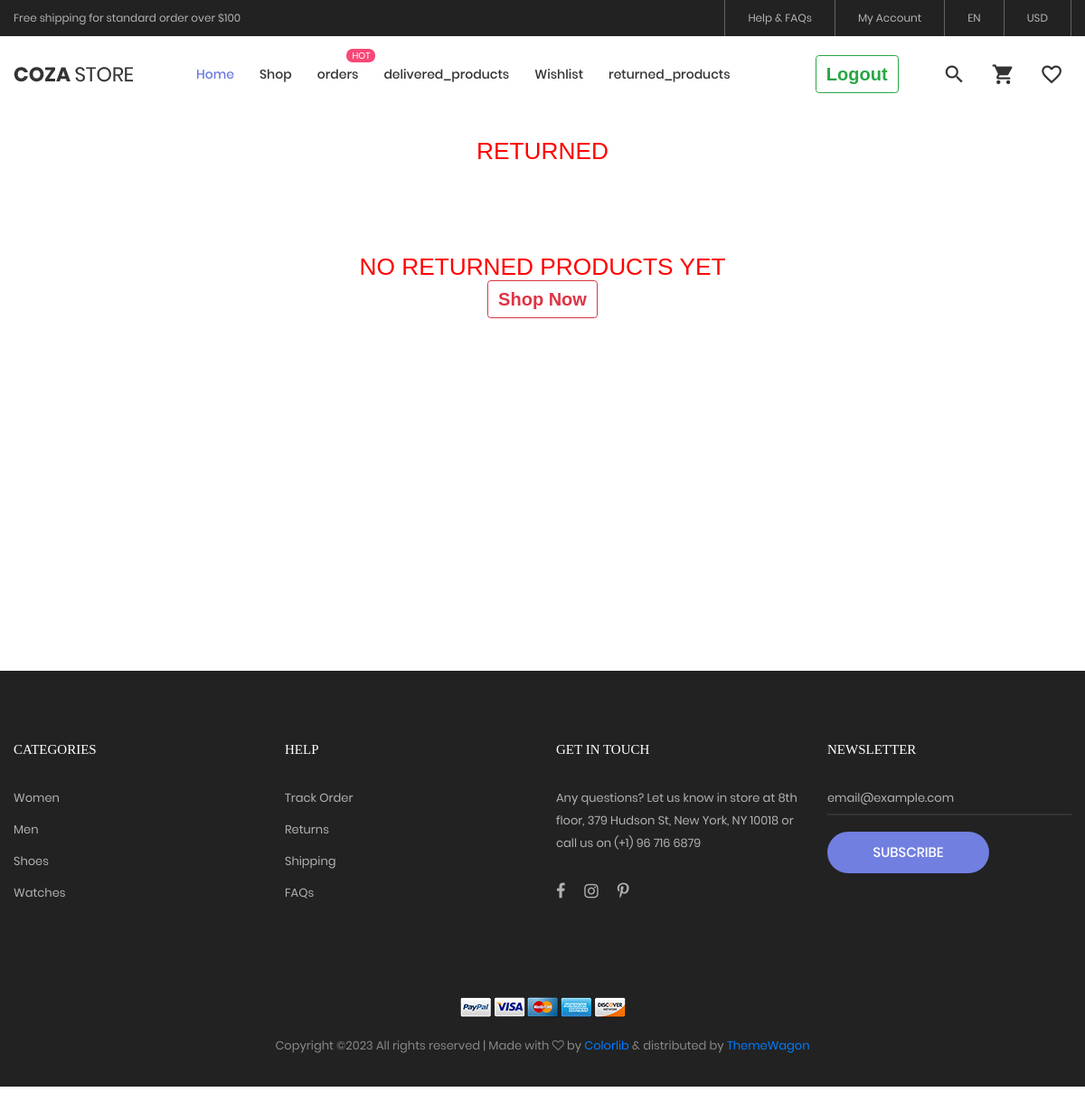
Page /ret/ (signed in) on the earlier database version.
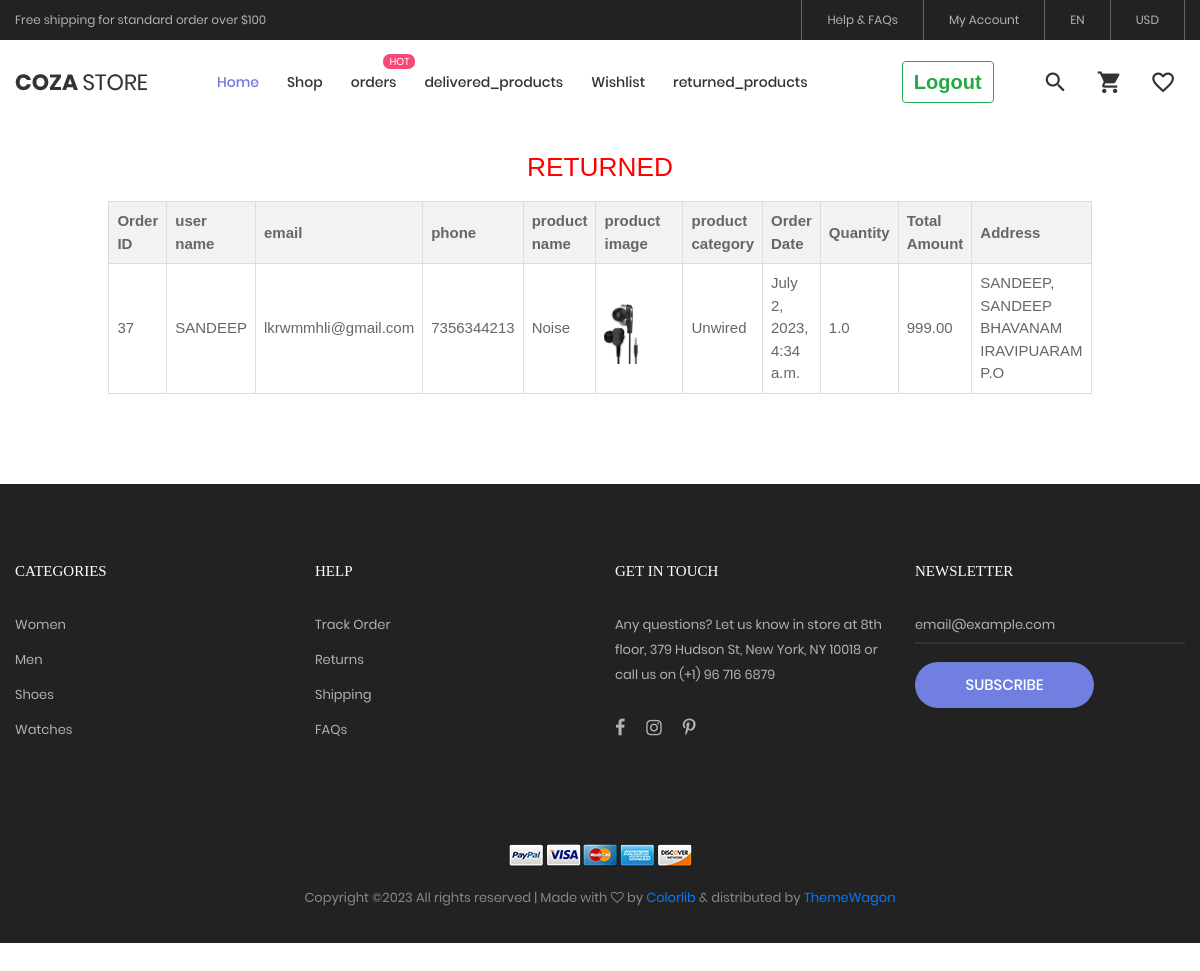
Same page on the later database version.
### MOBILE/models.py (models this page shows, shortened)
class Order(models.Model):
    STATUS = (
        ('Pending','Pending'),
        ('Confirmed','Confirmed'),
        ('Shipped','Shipped'),
        ('Out_for_delivery','Out_for_delivery'),
        ('Delivered','Delivered'),
        ('Cancelled','Cancelled'),
        ('Returned','Returned')
    )
    user_id = models.ForeignKey(Uuser, on_delete=models.CASCADE)
    address = models.ForeignKey(Address, on_delete=models.CASCADE)
    varient_Key   =   models.ForeignKey(Varient, on_delete=models.CASCADE, null=True)
    order_date = models.DateTimeField(auto_now_add=True)
    total_amount = models.DecimalField(max_digits=10, decimal_places=2)
    total_quantity= models.DecimalField(max_digits=10, decimal_places=1,null=True)
    status      =   models.CharField(max_length=30, choices=STATUS, default='Confirmed')
    is_cancelled = models.BooleanField(default=False)
    is_returned = models.BooleanField(default=False)
    payment_method=models.CharField(max_length=255,null=True)

class Uuser(models.Model):
    id=models.AutoField(primary_key=True)
    name=models.CharField(max_length=255)
    email=models.CharField(max_length=255)
    password=models.CharField(max_length=255)
    repassword=models.CharField(max_length=255)
    phone_number=models.PositiveBigIntegerField(null=False, blank=False, default=1)
    blocked = models.BooleanField(default=False)

class Varient(models.Model):
    varient_name=models.CharField(max_length=100)
    product_key= models.ForeignKey(Product,on_delete=models.CASCADE)
    quantity= models.IntegerField()
    price = models.PositiveIntegerField(null=True)
    catogery_offer_price=models.PositiveIntegerField(null=True)
    image = models.ImageField(upload_to='product_images/', null=True)
    image1 = models.ImageField(upload_to='product_images/', null=True)
    image2 = models.ImageField(upload_to='product_images/', null=True)

class Product(models.Model):
    product_id=models.AutoField(primary_key=True)
    name = models.CharField(max_length=100)
    description = models.TextField()
    catogery=models.ForeignKey(category, on_delete=models.CASCADE)

class category(models.Model):
    name = models.CharField(max_length=100)
    descrition =  models.CharField(max_length=100)
    catewise_dicount_price=models.PositiveIntegerField(blank=True,null=True)
    def __str__(self) :
        return self.name

class Address(models.Model):
     user_id   =   models.ForeignKey(Uuser,on_delete=models.CASCADE, null=True)
     address_line=models.CharField(max_length=255)
     state=models.CharField(max_length=255)
     district=models.CharField(max_length=255)
     city=models.CharField(max_length=255)

### MOBILE/views.py (the view)
# urls.py: path('ret/', views.returned_products, name='ret'),
@never_cache
def returned_products(request):
    if "password" in request.session:
                 return redirect('admin_home')
    if 'name' in request.session:
       retn = Order.objects.filter(status='Returned')
       for i in retn:
        print(i.id)
       return render(request, 'returned_pro.html', {'retn':retn})
    else:
        return redirect("loginn")

### MOBILE/templates/returned_pro.html (shortened to what this page needs)
{% load static %}
<!DOCTYPE html>
<html lang="en">
<head>
	<link rel="stylesheet" type="text/css" href="{% static 'assets/vendor/bootstrap/css/bootstrap.min.css' %}">
	<link rel="stylesheet" type="text/css" href="{% static 'assets/fonts/font-awesome-4.7.0/css/font-awesome.min.css' %}">
	<link rel="stylesheet" type="text/css" href="{% static 'assets/fonts/iconic/css/material-design-iconic-font.min.css' %}">
	<link rel="stylesheet" type="text/css" href="{% static 'assets/fonts/linearicons-v1.0.0/icon-font.min.css' %}">
	<link rel="stylesheet" type="text/css" href="{% static 'assets/vendor/animate/animate.css' %}">
	<link rel="stylesheet" type="text/css" href="{% static 'assets/vendor/css-hamburgers/hamburgers.min.css' %}">
	<link rel="stylesheet" type="text/css" href="{% static 'assets/vendor/animsition/css/animsition.min.css' %}">
	<link rel="stylesheet" type="text/css" href="{% static 'assets/vendor/select2/select2.min.css' %}">
	<link rel="stylesheet" type="text/css" href="{% static 'assets/vendor/daterangepicker/daterangepicker.css' %}">
	<link rel="stylesheet" type="text/css" href="{% static 'assets/vendor/slick/slick.css' %}">
	<link rel="stylesheet" type="text/css" href="{% static 'assets/vendor/MagnificPopup/magnific-popup.css' %}">
	<link rel="stylesheet" type="text/css" href="{% static 'assets/vendor/perfect-scrollbar/perfect-scrollbar.css' %}">
	<link rel="stylesheet" type="text/css" href="{% static 'assets/css/util.css' %}">
	<link rel="stylesheet" type="text/css" href="{% static 'assets/css/main.css' %}">
</head>
<body class="animsition">
	<header>
		<div class="container-menu-desktop">
			<div class="top-bar">
				<div class="content-topbar flex-sb-m h-full container">
					<div class="left-top-bar">
						Free shipping for standard order over $100
					</div>
					<div class="right-top-bar flex-w h-full">
						<a href="#" class="flex-c-m trans-04 p-lr-25">
							Help & FAQs
						</a>
						<a href="#" class="flex-c-m trans-04 p-lr-25">
							My Account
						</a>
						<a href="#" class="flex-c-m trans-04 p-lr-25">
							EN
						</a>
						<a href="#" class="flex-c-m trans-04 p-lr-25">
							USD
						</a>
					</div>
				</div>
			</div>
			<div class="wrap-menu-desktop">
				<nav class="limiter-menu-desktop container">
					<a href="#" class="logo">
						<img src="../static/assets/images/icons/logo-01.png" alt="IMG-LOGO">
					</a>
					<div class="menu-desktop">
						<ul class="main-menu">
							<li class="active-menu">
								<a href="{% url 'home'%}">Home</a>
							</li>
							<li>
								<a href="{% url 'shop'%}">Shop</a>
							</li>
							<li class="label1" data-label1="hot">
								<a href="{% url 'orders'%}">orders</a>
							</li>
							<li>
								<a href="{% url 'deli'%}">delivered_products</a>
							</li>
							<li>
								<a href="{% url 'wish'%}">Wishlist</a>
							</li>
							<li>
								<a href="{% url 'ret'%}">returned_products</a>
							</li>
						</ul>
                        <li class="nav-item">
                            <a class="btn btn-outline-success" href="/user_logout" style="margin-left: 80px; font-weight: bold; font-size: 20px;" >Logout</a>
                        </li>
					</div>
					<div class="wrap-icon-header flex-w flex-r-m">
						<div class="icon-header-item cl2 hov-cl1 trans-04 p-l-22 p-r-11 js-show-modal-search">
							<i class="zmdi zmdi-search"></i>
						</div>
						<div class="icon-header-item cl2 hov-cl1 trans-04 p-l-22 p-r-11  js-show-cart" >
							<i class="zmdi zmdi-shopping-cart"></i>
						</div>
						<a href="#" class="dis-block icon-header-item cl2 hov-cl1 trans-04 p-l-22 p-r-11 ">
							<i class="zmdi zmdi-favorite-outline"></i>
						</a>
					</div>
				</nav>
			</div>
		</div>
	</header>
  <br>
  <br>
  <br>
  <br>
  <br>
  <h3 style="color: red;display: flex; justify-content: center;">RETURNED</h3>
  {% if not retn %}
  <h3 style="color:red; text-align:center; margin-top:100px;">NO RETURNED PRODUCTS YET</h3>
  <div class="container" style="justify-content:center; text-align:center;">
	  <div class="center">
		  <a class="nav-item">
			  <a class="btn btn-outline-danger" href="/shop" style="font-weight:bold; font-size:20px; margin-bottom:300px;">Shop Now</a>
		  </a>
	  </div>
  </div>
{% else %}
    {% if retn %}
	<div class="table-container" style="padding-top: 20px; width: 100%; display: flex; justify-content: center;">
    <table style="width: 100%;">
      <thead>
        <tr>
          <th>Order ID</th>
          <th>user name</th>
          <th>email</th>
          <th>phone</th>
          <th>product name</th>
          <th>product image</th>
          <th>product category</th>
          <th>Order Date</th>
          <th>Quantity</th>
          <th>Total Amount</th>
          <th>Address</th>
        </tr>
      </thead>
      <tbody>
        {% for order in retn %}
        <tr>
          <td>{{ order.id }}</td>
          <td>{{ order.user_id.name }}</td>
          <td>{{ order.user_id.email }}</td>
          <td>{{ order.user_id.phone_number }}</td>
          <td>{{ order.varient_Key.product_key.name }}</td>
          <td><div class="how-itemcart1" style="height: 50px; width: 50px;"><img src="{{ order.varient_Key.image.url }}" alt="Product Image"></div></td>
          <td>{{ order.varient_Key.product_key.catogery }}</td>
          <td>{{ order.order_date }}</td>
          <td>{{ order.total_quantity }}</td>
          <td>{{ order.total_amount }}</td>
          <td>{{ order.address.address_line }}, {{ order.address.state }}</td>
        </tr>
      </tbody>
    </table>
	{% endfor %}
    {% endif %}
	{%endif%}
  </div>
    <br>
    <br>
    <br>
    <br>
	<footer class="bg3 p-t-75 p-b-32">
		<div class="container">
			<div class="row">
				<div class="col-sm-6 col-lg-3 p-b-50">
					<h4 class="stext-301 cl0 p-b-30">
						Categories
					</h4>
					<ul>
						<li class="p-b-10">
							<a href="#" class="stext-107 cl7 hov-cl1 trans-04">
								Women
							</a>
						</li>
						<li class="p-b-10">
							<a href="#" class="stext-107 cl7 hov-cl1 trans-04">
								Men
							</a>
						</li>
						<li class="p-b-10">
							<a href="#" class="stext-107 cl7 hov-cl1 trans-04">
								Shoes
							</a>
						</li>
						<li class="p-b-10">
							<a href="#" class="stext-107 cl7 hov-cl1 trans-04">
								Watches
							</a>
						</li>
					</ul>
				</div>
				<div class="col-sm-6 col-lg-3 p-b-50">
					<h4 class="stext-301 cl0 p-b-30">
						Help
					</h4>
					<ul>
						<li class="p-b-10">
							<a href="#" class="stext-107 cl7 hov-cl1 trans-04">
								Track Order
							</a>
						</li>
						<li class="p-b-10">
							<a href="#" class="stext-107 cl7 hov-cl1 trans-04">
								Returns
							</a>
						</li>
						<li class="p-b-10">
							<a href="#" class="stext-107 cl7 hov-cl1 trans-04">
								Shipping
							</a>
						</li>
						<li class="p-b-10">
							<a href="#" class="stext-107 cl7 hov-cl1 trans-04">
								FAQs
							</a>
						</li>
					</ul>
				</div>
				<div class="col-sm-6 col-lg-3 p-b-50">
					<h4 class="stext-301 cl0 p-b-30">
						GET IN TOUCH
					</h4>
					<p class="stext-107 cl7 size-201">
						Any questions? Let us know in store at 8th floor, 379 Hudson St, New York, NY 10018 or call us on (+1) 96 716 6879
					</p>
					<div class="p-t-27">
						<a href="#" class="fs-18 cl7 hov-cl1 trans-04 m-r-16">
							<i class="fa fa-facebook"></i>
						</a>
						<a href="#" class="fs-18 cl7 hov-cl1 trans-04 m-r-16">
							<i class="fa fa-instagram"></i>
						</a>
						<a href="#" class="fs-18 cl7 hov-cl1 trans-04 m-r-16">
							<i class="fa fa-pinterest-p"></i>
						</a>
					</div>
				</div>
				<div class="col-sm-6 col-lg-3 p-b-50">
					<h4 class="stext-301 cl0 p-b-30">
						Newsletter
					</h4>
					<form>
						<div class="wrap-input1 w-full p-b-4">
							<input class="input1 bg-none plh1 stext-107 cl7" type="text" name="email" placeholder="email@example.com">
						</div>
						<div class="p-t-18">
							<button class="flex-c-m stext-101 cl0 size-103 bg1 bor1 hov-btn2 p-lr-15 trans-04">
								Subscribe
							</button>
						</div>
					</form>
				</div>
			</div>
			<div class="p-t-40">
				<div class="flex-c-m flex-w p-b-18">
					<a href="#" class="m-all-1">
						<img src="images/icons/icon-pay-01.png" alt="ICON-PAY">
					</a>
					<a href="#" class="m-all-1">
						<img src="images/icons/icon-pay-02.png" alt="ICON-PAY">
					</a>
					<a href="#" class="m-all-1">
						<img src="images/icons/icon-pay-03.png" alt="ICON-PAY">
					</a>
					<a href="#" class="m-all-1">
						<img src="images/icons/icon-pay-04.png" alt="ICON-PAY">
					</a>
					<a href="#" class="m-all-1">
						<img src="images/icons/icon-pay-05.png" alt="ICON-PAY">
					</a>
				</div>
				<p class="stext-107 cl6 txt-center">
Copyright &copy;<script>document.write(new Date().getFullYear());</script> All rights reserved | Made with <i class="fa fa-heart-o" aria-hidden="true"></i> by <a href="https://colorlib.com" target="_blank">Colorlib</a> &amp; distributed by <a href="https://themewagon.com" target="_blank">ThemeWagon</a>
				</p>
			</div>
		</div>
	</footer>
</body>
</html>

### MOBILE/static/assets/css/main.css (style rules this page uses)
.container { max-width: 1380px; }
@media (max-width: 1600px) { .container { max-width: 1200px; } }
.container-menu-desktop { height: auto; width: 100%; position: relative; -webkit-transition: all 0.3s; -o-transition: all 0.3s; -moz-transition: all 0.3s; transition: all 0.3s; }
.top-bar { height: 40px; background-color: #222; }
.left-top-bar { font-family: Poppins-Regular; font-size: 12px; line-height: 1.8; color: #b2b2b2; }
.right-top-bar a { font-family: Poppins-Regular; font-size: 12px; line-height: 1.8; height: 100%; color: #b2b2b2; border-right: 1px solid rgba(255,255,255,0.3); }
.right-top-bar a:first-child { border-left: 1px solid rgba(255,255,255,0.3); }
.wrap-menu-desktop { position: fixed; z-index: 1100; background-color: transparent; width: 100%; height: 84px; top: 40px; left: 0px; -webkit-transition: height 0.3s, background-color 0.3s; -o-transition: height 0.3s, background-color 0.3s; -moz-transition: height 0.3s, background-color 0.3s; transition: height 0.3s, background-color 0.3s; }
.limiter-menu-desktop { height: 100%; display: -webkit-box; display: -webkit-flex; display: -moz-box; display: -ms-flexbox; display: flex; align-items: center; background-color: transparent; }
.logo { display: -webkit-box; display: -webkit-flex; display: -moz-box; display: -ms-flexbox; display: flex; align-items: center; height: 65%; margin-right: 55px; }
.logo img { max-width: 100%; max-height: 100%; }
.menu-desktop { display: -webkit-box; display: -webkit-flex; display: -moz-box; display: -ms-flexbox; display: flex; align-items: center; height: 100%; }
.main-menu { list-style-type: none; margin: 0; display: -webkit-box; display: -webkit-flex; display: -moz-box; display: -ms-flexbox; display: flex; align-items: center; }
.main-menu > li { display: block; position: relative; padding: 20px 10px 20px 0px; margin: 0px 4px 0px 14px; }
.main-menu > li > a { font-family: Poppins-Medium; font-size: 14px; color: #333; padding: 5px 0px; transition: all 0.4s; -webkit-transition: all 0.4s; -o-transition: all 0.4s; -moz-transition: all 0.4s; }
.wrap-icon-header { flex-grow: 1; }
.icon-header-item { position: relative; font-size: 26px; line-height: 1; cursor: pointer; }
.main-menu > li.active-menu > a { color: #6c7ae0; }
.cl0 { color: #fff; }
.cl2 { color: #333; }
.cl6 { color: #888; }
.cl7 { color: #b2b2b2; }
.stext-101 { font-family: Poppins-Medium; font-size: 15px; line-height: 1.466667; text-transform: uppercase; }
.stext-107 { font-family: Poppins-Regular; font-size: 13px; line-height: 1.923; }
.stext-301 { font-family: Montserrat-Bold; font-size: 15px; line-height: 1.6; text-transform: uppercase; }
.size-103 { min-width: 179px; height: 46px; }
.size-201 { max-width: 270px; }
.bg-none { background-color: transparent; }
.bg1 { background-color: #717fe0; }
.bg3 { background-color: #222; }
.bor1 { border-radius: 23px; }
.label1 { position: relative; }
.label1::after { content: attr(data-label1); font-family: Poppins-Regular; font-size: 10px; line-height: 15px; color: #fff; text-transform: uppercase; text-align: center; display: block; position: absolute; top: 3px; right: -9px; height: 15px; min-width: 32px; border-radius: 7px; padding: 0 4px; background-color: #f74877; }
.wrap-input1 { position: relative; border-bottom: 2px solid rgba(204,204,204, 0.1); }
.input1 { background-color: transparent; width: 100%; }
.how-itemcart1 { width: 60px; position: relative; margin-right: 20px; cursor: pointer; }
.how-itemcart1 img { width: 100%; }
.how-itemcart1::after { content: '\e870'; font-family: Linearicons-Free; font-size: 16px; display: -webkit-box; display: -webkit-flex; display: -moz-box; display: -ms-flexbox; display: flex; justify-content: center; align-items: center; position: absolute; width: 100%; height: 100%; top: 0; left: 0; background-color: rgba(0,0,0,0.5); color: #fff; transition: all 0.3s; -webkit-transition: all 0.3s; -o-transition: all 0.3s; -moz-transition: all 0.3s; opacity: 0; }

### MOBILE/templates/returned_pro.html (style rules this page uses)
.table-container { max-width: 800px; margin: 0 auto; }
.table-container table { width: 100%; border-collapse: collapse; }
.table-container th, .table-container td { padding: 8px; text-align: left; border: 1px solid #ddd; }
.table-container th { background-color: #f2f2f2; }

Differences in the rows shown:
added Order: id "37", user_id.name "SANDEEP", user_id.email "lkrwmmhli@gmail.com", user_id.phone_number "7356344213", varient_Key.product_key.name "Noise", varient_Key.image (picture), varient_Key.product_key.catogery "Unwired", order_date "July 2, 2023, 4:34 a.m.", total_quantity "1.0", total_amount "999.00", address.address_line "SANDEEP", address.state "SANDEEP BHAVANAM IRAVIPUARAM P.O"
Other differences:
text no longer shown: "NO RETURNED PRODUCTS YET Shop Now"
text now shown: "Order ID user name email phone product name product image product category Order Date Quantity Total Amount Address"
